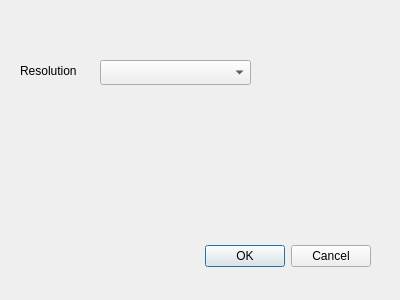
<?xml version="1.0" encoding="UTF-8"?>
<ui version="4.0">
 <class>OptionMenu</class>
 <widget class="QDialog" name="OptionMenu">
  <property name="geometry">
   <rect>
    <x>0</x>
    <y>0</y>
    <width>400</width>
    <height>300</height>
   </rect>
  </property>
  <property name="windowTitle">
   <string>Dialog</string>
  </property>
  <widget class="QDialogButtonBox" name="buttonBox">
   <property name="geometry">
    <rect>
     <x>30</x>
     <y>240</y>
     <width>341</width>
     <height>32</height>
    </rect>
   </property>
   <property name="orientation">
    <enum>Qt::Horizontal</enum>
   </property>
   <property name="standardButtons">
    <set>QDialogButtonBox::Cancel|QDialogButtonBox::Ok</set>
   </property>
  </widget>
  <widget class="QComboBox" name="comboBox">
   <property name="geometry">
    <rect>
     <x>100</x>
     <y>60</y>
     <width>151</width>
     <height>25</height>
    </rect>
   </property>
  </widget>
  <widget class="QLabel" name="label">
   <property name="geometry">
    <rect>
     <x>20</x>
     <y>60</y>
     <width>71</width>
     <height>21</height>
    </rect>
   </property>
   <property name="text">
    <string>Resolution</string>
   </property>
  </widget>
 </widget>
 <resources/>
 <connections>
  <connection>
   <sender>buttonBox</sender>
   <signal>accepted()</signal>
   <receiver>OptionMenu</receiver>
   <slot>accept()</slot>
   <hints>
    <hint type="sourcelabel">
     <x>248</x>
     <y>254</y>
    </hint>
    <hint type="destinationlabel">
     <x>157</x>
     <y>274</y>
    </hint>
   </hints>
  </connection>
  <connection>
   <sender>buttonBox</sender>
   <signal>rejected()</signal>
   <receiver>OptionMenu</receiver>
   <slot>reject()</slot>
   <hints>
    <hint type="sourcelabel">
     <x>316</x>
     <y>260</y>
    </hint>
    <hint type="destinationlabel">
     <x>286</x>
     <y>274</y>
    </hint>
   </hints>
  </connection>
 </connections>
</ui>
